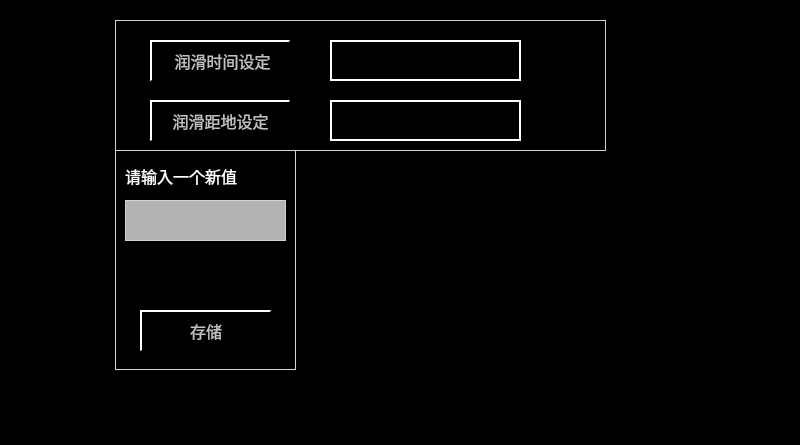
<?xml version="1.0" encoding="UTF-8"?>
<ui version="4.0">
 <class>DataInputLubricatePage</class>
 <widget class="QWidget" name="DataInputLubricatePage">
  <property name="geometry">
   <rect>
    <x>0</x>
    <y>0</y>
    <width>800</width>
    <height>445</height>
   </rect>
  </property>
  <property name="windowTitle">
   <string>Form</string>
  </property>
  <property name="styleSheet">
   <string notr="true">QWidget
{
	background-color: black;
}
QLabel
{
	border:1px solid lightgray;
    color:white;
font:16px
}

QPushButton
{
font: 16px;
color: rgb(192,192,192);
background-color: rgb(0, 0, 0);
border-top: 2px solid white;
border-left: 2px solid white;
}

QPushButton::disabled
{
	font:16px;
	color: rgb(147, 148, 148);
	background-color: black;
	border-bottom: 2px solid white;	
	border-right: 2px solid white;
}</string>
  </property>
  <widget class="QPushButton" name="btnStore">
   <property name="geometry">
    <rect>
     <x>140</x>
     <y>310</y>
     <width>131</width>
     <height>41</height>
    </rect>
   </property>
   <property name="focusPolicy">
    <enum>Qt::NoFocus</enum>
   </property>
   <property name="styleSheet">
    <string notr="true"/>
   </property>
   <property name="text">
    <string>存储</string>
   </property>
  </widget>
  <widget class="QLabel" name="label2">
   <property name="geometry">
    <rect>
     <x>115</x>
     <y>150</y>
     <width>181</width>
     <height>220</height>
    </rect>
   </property>
   <property name="styleSheet">
    <string notr="true"/>
   </property>
   <property name="text">
    <string/>
   </property>
   <property name="alignment">
    <set>Qt::AlignHCenter|Qt::AlignTop</set>
   </property>
  </widget>
  <widget class="QLabel" name="labelCurrentValue">
   <property name="geometry">
    <rect>
     <x>135</x>
     <y>80</y>
     <width>451</width>
     <height>41</height>
    </rect>
   </property>
   <property name="text">
    <string/>
   </property>
  </widget>
  <widget class="QLabel" name="label">
   <property name="geometry">
    <rect>
     <x>125</x>
     <y>160</y>
     <width>121</width>
     <height>31</height>
    </rect>
   </property>
   <property name="styleSheet">
    <string notr="true">border:0px;</string>
   </property>
   <property name="text">
    <string>请输入一个新值</string>
   </property>
  </widget>
  <widget class="QLabel" name="labelInput">
   <property name="geometry">
    <rect>
     <x>125</x>
     <y>200</y>
     <width>161</width>
     <height>41</height>
    </rect>
   </property>
   <property name="styleSheet">
    <string notr="true">background-color: rgb(180, 180, 180);</string>
   </property>
   <property name="text">
    <string/>
   </property>
  </widget>
  <widget class="QLabel" name="label1">
   <property name="geometry">
    <rect>
     <x>115</x>
     <y>20</y>
     <width>491</width>
     <height>131</height>
    </rect>
   </property>
   <property name="styleSheet">
    <string notr="true">font:25px;</string>
   </property>
   <property name="text">
    <string/>
   </property>
   <property name="alignment">
    <set>Qt::AlignHCenter|Qt::AlignTop</set>
   </property>
  </widget>
  <widget class="QPushButton" name="btnSetTime">
   <property name="geometry">
    <rect>
     <x>150</x>
     <y>40</y>
     <width>140</width>
     <height>41</height>
    </rect>
   </property>
   <property name="focusPolicy">
    <enum>Qt::NoFocus</enum>
   </property>
   <property name="styleSheet">
    <string notr="true"/>
   </property>
   <property name="text">
    <string> 润滑时间设定</string>
   </property>
  </widget>
  <widget class="QPushButton" name="btnSetDistance">
   <property name="geometry">
    <rect>
     <x>150</x>
     <y>100</y>
     <width>140</width>
     <height>41</height>
    </rect>
   </property>
   <property name="focusPolicy">
    <enum>Qt::NoFocus</enum>
   </property>
   <property name="styleSheet">
    <string notr="true"/>
   </property>
   <property name="text">
    <string>润滑距地设定</string>
   </property>
  </widget>
  <widget class="QLabel" name="labelSetTime">
   <property name="geometry">
    <rect>
     <x>330</x>
     <y>40</y>
     <width>191</width>
     <height>41</height>
    </rect>
   </property>
   <property name="styleSheet">
    <string notr="true">border:2px solid white;
color:yellow;</string>
   </property>
   <property name="text">
    <string/>
   </property>
   <property name="alignment">
    <set>Qt::AlignRight|Qt::AlignTrailing|Qt::AlignVCenter</set>
   </property>
  </widget>
  <widget class="QLabel" name="labelSetDistance">
   <property name="geometry">
    <rect>
     <x>330</x>
     <y>100</y>
     <width>191</width>
     <height>41</height>
    </rect>
   </property>
   <property name="styleSheet">
    <string notr="true">border:2px solid white;
color:yellow;</string>
   </property>
   <property name="text">
    <string/>
   </property>
   <property name="alignment">
    <set>Qt::AlignRight|Qt::AlignTrailing|Qt::AlignVCenter</set>
   </property>
  </widget>
  <zorder>label2</zorder>
  <zorder>btnStore</zorder>
  <zorder>labelCurrentValue</zorder>
  <zorder>label</zorder>
  <zorder>labelInput</zorder>
  <zorder>label1</zorder>
  <zorder>btnSetTime</zorder>
  <zorder>btnSetDistance</zorder>
  <zorder>labelSetTime</zorder>
  <zorder>labelSetDistance</zorder>
 </widget>
 <resources/>
 <connections/>
</ui>
